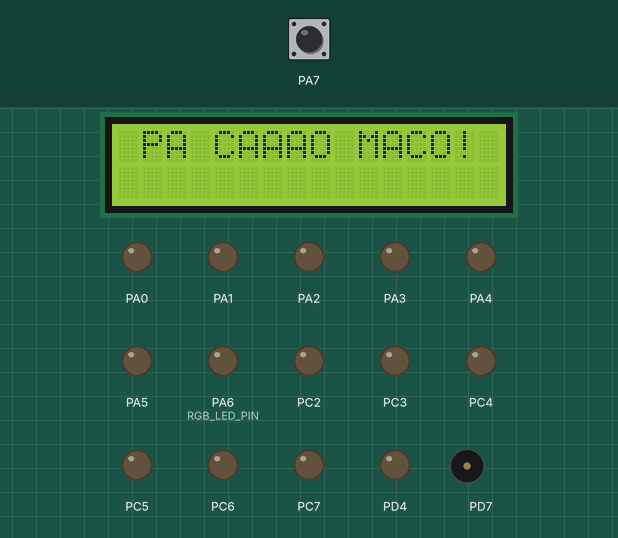
A program run on a simulated ATmega32, built with avr-gcc and emulated at 8 MHz. Parts: 16×2 character LCD, output pins drawn as LEDs (lit = HIGH), buzzer (waves = sounding). Wiring (inferred from the names in the program): PCF8574 port expander at I2C address 0x3F. Wiring (inferred from the signals the program sends): character LCD (HD44780): RS Q0; E Q2; backlight Q3; data Q4, Q5, Q6, Q7. The test bench sets the inputs (shaded band); at power-on: PA7 HIGH. Random numbers use the default seed unless the program sets one; what the program prints to the serial monitor is not drawn.

Above: at 0.1 s.
At 4.2 s:
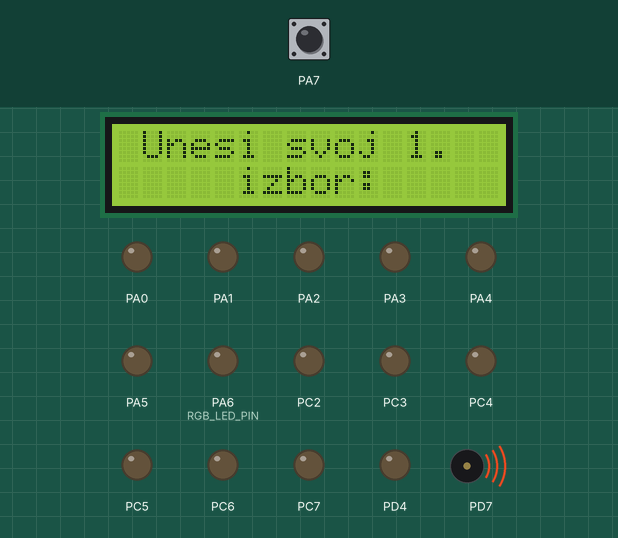
4.3 s: PA7 pulled LOW for 0.15 s
At 5.1 s:
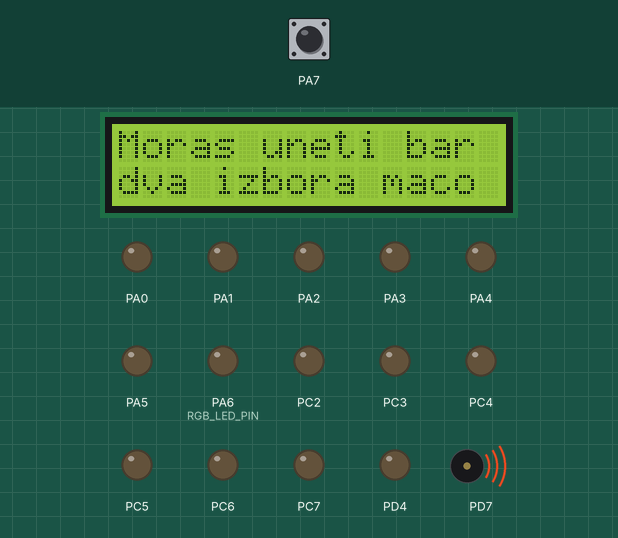
7.4 s: PA7 pulled LOW for 1 s
11.4 s: PA7 pulled LOW for 3.2 s
Timing chart, 0 to 14.4 s (numbered marks = the images above; inputs shaded):
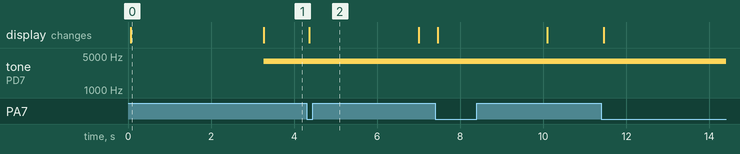

The program:

main.c
```c
#include "common.h"
#include "ports.h"
#include "timer_0.h"
#include "USART.h"
#include "buttons_and_switches.h"
#include "LCD.h"
#include "RGB_LED.h"
#include "PWM_2.h"
#include "buzzer.h"
#include "state_machine.h"
#include <avr/interrupt.h>

int main(void){

    sei();

	RGB_LED_initialize();
    LCD_initialize();
    ports_initialize();
    timer_0_initialize();
    PWM_2_initialize();
	USART_initialize();
	buttons_and_switches_initialize();
	buzzer_initialize();
	state_machine_initialize();

	USART_print_line("APLIKACIJA JE ZAPOCETA <3");

    while (INFINITE_LOOP){

		state_machine_routine();
    }
}

//ne radi ispis u dva reda, plus clearovanje bufera moze da zakoci aplikaciju. Testiraj i na mobilnom.

//Svi projektni kodovi se mogu naci na GMX mailu.
```

I2C.c
```c
/*************************************************************************
* Title:    I2C master library using hardware TWI interface
* Author:   Peter Fleury <pfleury@gmx.ch>  http://jump.to/fleury
* File:     $Id: twimaster.c,v 1.4 2015/01/17 12:16:05 peter Exp $
* Software: AVR-GCC 3.4.3 / avr-libc 1.2.3
* Target:   any AVR device with hardware TWI
* Usage:    API compatible with I2C Software Library i2cmaster.h
**************************************************************************/


#include <inttypes.h>
#include <compat/twi.h>

#include "I2C.h"

/* define CPU frequency in hz here if not defined in Makefile */
#ifndef F_CPU
#define F_CPU 8000000UL
#endif

/* I2C clock in Hz */
#define SCL_CLOCK  100000L

/*************************************************************************
 Initialization of the I2C bus interface. Need to be called only once
*************************************************************************/
void i2c_init(void)
{
  /* initialize TWI clock: 100 kHz clock, TWPS = 0 => prescaler = 1 */

  TWSR = 0;                         /* no prescaler */
  TWBR = ((F_CPU/SCL_CLOCK)-16)/2;  /* must be > 10 for stable operation */

  //PORTC |= (1<<SDA_pin)|(1<<SCL_pin);	//omogucuje internal pull up ako je DDR oznacen kao ulaz

}


/*************************************************************************
  Issues a start condition and sends address and transfer direction.
  return 0 = device accessible, 1= failed to access device
*************************************************************************/
unsigned char i2c_start(unsigned char address)
{
    uint8_t   twst;

	// send START condition
	TWCR = (1<<TWINT) | (1<<TWSTA) | (1<<TWEN);

	// wait until transmission completed
	while(!(TWCR & (1<<TWINT)));

	// check value of TWI Status Register. Mask prescaler bits.
	twst = TW_STATUS & 0xF8;
	if ( (twst != TW_START) && (twst != TW_REP_START)) return 1;

	// send device address
	TWDR = address;
	TWCR = (1<<TWINT) | (1<<TWEN);

	// wail until transmission completed and ACK/NACK has been received
	while(!(TWCR & (1<<TWINT)));

	// check value of TWI Status Register. Mask prescaler bits.
	twst = TW_STATUS & 0xF8;
	if ( (twst != TW_MT_SLA_ACK) && (twst != TW_MR_SLA_ACK) ) return 1;

	return 0;
}


/*************************************************************************
 Issues a start condition and sends address and transfer direction.
 If device is busy, use ack polling to wait until device is ready

 Input:   address and transfer direction of I2C device
*************************************************************************/
void i2c_start_wait(unsigned char address)
{
    uint8_t   twst;

    while ( 1 )
    {
	    // send START condition
	    TWCR = (1<<TWINT) | (1<<TWSTA) | (1<<TWEN);

    	// wait until transmission completed
    	while(!(TWCR & (1<<TWINT)));

    	// check value of TWI Status Register. Mask prescaler bits.
    	twst = TW_STATUS & 0xF8;
    	if ( (twst != TW_START) && (twst != TW_REP_START)) continue;

    	// send device address
    	TWDR = address;
    	TWCR = (1<<TWINT) | (1<<TWEN);

    	// wail until transmission completed
    	while(!(TWCR & (1<<TWINT)));

    	// check value of TWI Status Register. Mask prescaler bits.
    	twst = TW_STATUS & 0xF8;
    	if ( (twst == TW_MT_SLA_NACK )||(twst ==TW_MR_DATA_NACK) )
    	{
    	    /* device busy, send stop condition to terminate write operation */
	        TWCR = (1<<TWINT) | (1<<TWEN) | (1<<TWSTO);

	        // wait until stop condition is executed and bus released
	        while(TWCR & (1<<TWSTO));

    	    continue;
    	}
    	//if( twst != TW_MT_SLA_ACK) return 1;
    	break;
     }

}


/*************************************************************************
 Issues a repeated start condition and sends address and transfer direction

 Input:   address and transfer direction of I2C device

 Return:  0 device accessible
          1 failed to access device
*************************************************************************/
unsigned char i2c_rep_start(unsigned char address)
{
    return i2c_start( address );

}


/*************************************************************************
 Terminates the data transfer and releases the I2C bus
*************************************************************************/
void i2c_stop(void)
{
    /* send stop condition */
	TWCR = (1<<TWINT) | (1<<TWEN) | (1<<TWSTO);

	// wait until stop condition is executed and bus released
	while(TWCR & (1<<TWSTO));

}


/*************************************************************************
  Send one byte to I2C device

  Input:    byte to be transfered
  Return:   0 write successful
            1 write failed
*************************************************************************/
unsigned char i2c_write( unsigned char data )
{
    uint8_t   twst;

	// send data to the previously addressed device
	TWDR = data;
	TWCR = (1<<TWINT) | (1<<TWEN);

	// wait until transmission completed
	while(!(TWCR & (1<<TWINT)));

	// check value of TWI Status Register. Mask prescaler bits
	twst = TW_STATUS & 0xF8;
	if( twst != TW_MT_DATA_ACK) return 1;
	return 0;

}


/*************************************************************************
 Read one byte from the I2C device, request more data from device

 Return:  byte read from I2C device
*************************************************************************/
unsigned char i2c_readAck(void)
{
	TWCR = (1<<TWINT) | (1<<TWEN) | (1<<TWEA);
	while(!(TWCR & (1<<TWINT)));

    return TWDR;

}


/*************************************************************************
 Read one byte from the I2C device, read is followed by a stop condition

 Return:  byte read from I2C device
*************************************************************************/
unsigned char i2c_readNak(void)
{
	TWCR = (1<<TWINT) | (1<<TWEN);
	while(!(TWCR & (1<<TWINT)));

    return TWDR;

}


/*************************************************************************
 Dodato od strane mene da bih olaksao upravljanje lcd-om 16x02
 koji koristi drugu i2c "biblioteku"

 Return:  no return - void
*************************************************************************/
void i2c_send_packet(unsigned char value, unsigned char address)
{
	/*
	i2c_start_condition();
	i2c_send_byte(address);
	i2c_send_byte(value);
	i2c_stop_condition();
	*/


	i2c_start_wait(address+I2C_WRITE);     // set device address and write mode
	i2c_write(value);                      // write
	i2c_stop();                            // set stop conditon = release bus
}
```

I2C.h
```c
#ifndef I2C_H_
#define I2C_H_

////////////////////////////

/*************************************************************************
* Title:    C include file for the I2C master interface
*           (i2cmaster.S or twimaster.c)
* Author:   Peter Fleury <pfleury@gmx.ch>
* File:     $Id: i2cmaster.h,v 1.12 2015/09/16 09:27:58 peter Exp $
* Software: AVR-GCC 4.x
* Target:   any AVR device
* Usage:    see Doxygen manual
**************************************************************************/

/**
 @file
 @defgroup pfleury_ic2master I2C Master library
 @code #include <i2cmaster.h> @endcode

 @brief I2C (TWI) Master Software Library

 Basic routines for communicating with I2C slave devices. This single master
 implementation is limited to one bus master on the I2C bus.

 This I2c library is implemented as a compact assembler software implementation of the I2C protocol
 which runs on any AVR (i2cmaster.S) and as a TWI hardware interface for all AVR with built-in TWI hardware (twimaster.c).
 Since the API for these two implementations is exactly the same, an application can be linked either against the
 software I2C implementation or the hardware I2C implementation.

 Use 4.7k pull-up resistor on the SDA and SCL pin.

 Adapt the SCL and SDA port and pin definitions and eventually the delay routine in the module
 i2cmaster.S to your target when using the software I2C implementation !

 Adjust the  CPU clock frequence F_CPU in twimaster.c or in the Makfile when using the TWI hardware implementaion.

 @note
    The module i2cmaster.S is based on the Atmel Application Note AVR300, corrected and adapted
    to GNU assembler and AVR-GCC C call interface.
    Replaced the incorrect quarter period delays found in AVR300 with
    half period delays.

 @author Peter Fleury pfleury@gmx.ch  http://tinyurl.com/peterfleury
 @copyright (C) 2015 Peter Fleury, GNU General Public License Version 3

 @par API Usage Example
  The following code shows typical usage of this library, see example test_i2cmaster.c

 @code

 #include <i2cmaster.h>


 #define Dev24C02  0xA2      // device address of EEPROM 24C02, see datasheet

 int main(void)
 {
     unsigned char ret;

     i2c_init();                             // initialize I2C library

     // write 0x75 to EEPROM address 5 (Byte Write)
     i2c_start_wait(Dev24C02+I2C_WRITE);     // set device address and write mode
     i2c_write(0x05);                        // write address = 5
     i2c_write(0x75);                        // write value 0x75 to EEPROM
     i2c_stop();                             // set stop conditon = release bus


     // read previously written value back from EEPROM address 5
     i2c_start_wait(Dev24C02+I2C_WRITE);     // set device address and write mode

     i2c_write(0x05);                        // write address = 5
     i2c_rep_start(Dev24C02+I2C_READ);       // set device address and read mode

     ret = i2c_readNak();                    // read one byte from EEPROM
     i2c_stop();

     for(;;);
 }
 @endcode

*/


/**@{*/

#if (__GNUC__ * 100 + __GNUC_MINOR__) < 304
#error "This library requires AVR-GCC 3.4 or later, update to newer AVR-GCC compiler !"
#endif

#include <avr/io.h>

/** defines the data direction (reading from I2C device) in i2c_start(),i2c_rep_start() */
#define I2C_READ    1

/** defines the data direction (writing to I2C device) in i2c_start(),i2c_rep_start() */
#define I2C_WRITE   0

#define SDA_pin 1	//PC1
#define SCL_pin 0	//PC0


/**
 @brief initialize the I2C master interace. Need to be called only once
 @return none
 */
extern void i2c_init(void);


/**
 @brief Terminates the data transfer and releases the I2C bus
 @return none
 */
extern void i2c_stop(void);


/**
 @brief Issues a start condition and sends address and transfer direction

 @param    addr address and transfer direction of I2C device
 @retval   0   device accessible
 @retval   1   failed to access device
 */
extern unsigned char i2c_start(unsigned char addr);


/**
 @brief Issues a repeated start condition and sends address and transfer direction

 @param   addr address and transfer direction of I2C device
 @retval  0 device accessible
 @retval  1 failed to access device
 */
extern unsigned char i2c_rep_start(unsigned char addr);


/**
 @brief Issues a start condition and sends address and transfer direction

 If device is busy, use ack polling to wait until device ready
 @param    addr address and transfer direction of I2C device
 @return   none
 */
extern void i2c_start_wait(unsigned char addr);


/**
 @brief Send one byte to I2C device
 @param    data  byte to be transfered
 @retval   0 write successful
 @retval   1 write failed
 */
extern unsigned char i2c_write(unsigned char data);


/**
 @brief    read one byte from the I2C device, request more data from device
 @return   byte read from I2C device
 */
extern unsigned char i2c_readAck(void);

/**
 @brief    read one byte from the I2C device, read is followed by a stop condition
 @return   byte read from I2C device
 */
extern unsigned char i2c_readNak(void);

/**
 @brief    read one byte from the I2C device

 Implemented as a macro, which calls either @ref i2c_readAck or @ref i2c_readNak

 @param    ack 1 send ack, request more data from device<br>
               0 send nak, read is followed by a stop condition
 @return   byte read from I2C device
 */
extern unsigned char i2c_read(unsigned char ack);
#define i2c_read(ack)  (ack) ? i2c_readAck() : i2c_readNak();


/*************************************************************************
 Dodato od strane mene da bih olaksao upravljanje lcd-om 16x02
 koji koristi drugu i2c "biblioteku"

 Return:  no return - void
*************************************************************************/
extern void i2c_send_packet(unsigned char value, unsigned char address);

/**@}*/

#endif /* I2C_H_ */
```

PWM_2.c
```c
#include <math.h>
#include "ports.h"
#include "PWM_2.h"
#include "buzzer.h"

void PWM_2_initialize(void){

	ports_set_OC2_pin_direction_to_output();
	TCCR2 = TCCR2_INITIAL_STATE;
}

void PWM_2_enable_non_inverted_wave_form(void){

	TCCR2 = (TCCR2 & (~(1 << COM20))) | (1 << COM21);
}

void PWM_2_disable(void){

	TCCR2 &= ~((1 << COM20) | (1 << COM21));
	RESET_BIT(PORTD, D7);
}

void PWM_2_set_duty_cycle_percentage(float percantage){

	OCR2 = (uint8_t)(round(percantage * 255.0f / 100.0f));
}

float PWM_2_get_duty_cycle_percentage(void){

	return ((float)OCR2 * 100.0f / 255.0f);
}

void PWM_2_minimaly_increase_duty_cycle_percantage(void){

	if(OCR2 < 255)OCR2++;
}

void PWM_2_minimaly_decrease_duty_cycle_percantage(void){

	if(OCR2 > 0)OCR2--;
}
```

PWM_2.h
```c
#ifndef PWM_2_H_
#define PWM_2_H_

#define PRESCALER 8.0f

#define FAST_PWM_WITH_PRESCALER_8_AND_TURNED_OFF 0b01001010

#define TCCR2_INITIAL_STATE FAST_PWM_WITH_PRESCALER_8_AND_TURNED_OFF

void					PWM_2_initialize											(void);

void					PWM_2_enable_non_inverted_wave_form							(void);

void					PWM_2_disable												(void);

void					PWM_2_set_duty_cycle_percentage								(float percantage);

float					PWM_2_get_duty_cycle_percentage								(void);

void					PWM_2_minimaly_increase_duty_cycle_percantage				(void);

void					PWM_2_minimaly_decrease_duty_cycle_percentage				(void);

#endif /* PWM_2_H_ */
```

RGB_LED.c
```c
#include "USART.h"
#include <util/delay.h>
#include "RGB_LED.h"

void RGB_LED_initialize(void){

	//RGB_LED_set_pink();
}

void RGB_LED_send_logic_zero(void){

	SET_BIT(RGB_LED_PORT, RGB_LED_PIN);
	_delay_us(T0H);

	RESET_BIT(RGB_LED_PORT, RGB_LED_PIN);
	_delay_us(T0L);
}

void RGB_LED_send_logic_one(void){

	SET_BIT(RGB_LED_PORT, RGB_LED_PIN);
	_delay_us(T1H);

	RESET_BIT(RGB_LED_PORT, RGB_LED_PIN);
	_delay_us(T1L);
}

void  RGB_LED_send_byte(uint8_t byte){

	uint8_t digit_position = 0b10000000;

	for(uint8_t number_of_digits = 0; number_of_digits < 8; number_of_digits++){

		if (byte & digit_position)RGB_LED_send_logic_one();

		else RGB_LED_send_logic_zero();

		digit_position >>= 1;
	}
}

void RGB_LED_send_reset(void){

	RESET_BIT(RGB_LED_PORT, RGB_LED_PIN);
	_delay_us(RESET_TIME);
}

void RGB_LED_set_color(uint8_t red, uint8_t green, uint8_t blue){

	for(uint8_t number_of_attempts = 0; number_of_attempts < NUMBER_OF_ATTEMPTS; number_of_attempts++){

		RGB_LED_send_byte(red);
		RGB_LED_send_byte(green);
		RGB_LED_send_byte(blue);
		RGB_LED_send_reset();
	}
}

void RGB_LED_set_light_blue(void){

	RGB_LED_set_color(DONT_SHINE, SHINE, SHINE);
}

void RGB_LED_set_dark_blue(void){

	RGB_LED_set_color(DONT_SHINE, DONT_SHINE, SHINE);
}

void RGB_LED_set_green(void){

	RGB_LED_set_color(DONT_SHINE, SHINE, DONT_SHINE);
}

void RGB_LED_set_yellow(void){

	RGB_LED_set_color(SHINE, SHINE, DONT_SHINE);
}

void RGB_LED_set_pink(void){

	RGB_LED_set_color(SHINE, DONT_SHINE, SHINE);
}

void RGB_LED_set_red(void){

	RGB_LED_set_color(SHINE, DONT_SHINE, DONT_SHINE);
}

void RGB_LED_set_white(void){

	RGB_LED_set_color(SHINE, SHINE, SHINE);
}

void RGB_LED_light_show(void){

	RGB_LED_set_light_blue();
	_delay_ms(500);

	RGB_LED_set_green();
	_delay_ms(500);

	RGB_LED_set_dark_blue();
	_delay_ms(500);

	RGB_LED_set_red();
	_delay_ms(500);

	 RGB_LED_set_yellow();
	_delay_ms(500);

	RGB_LED_set_pink();
	_delay_ms(500);

	RGB_LED_set_white();
	_delay_ms(500);
}
```

RGB_LED.h
```c
#ifndef RGB_LED_H_
#define RGB_LED_H_

#include "ports.h"

#define RGB_LED_PORT PORTA
#define RGB_LED_PIN 6

#define T0H 0.35
#define T0L 1.36

#define T1H 1.36
#define T1L 0.35

#define RESET_TIME 50

#define NUMBER_OF_ATTEMPTS 6

#define SHINE 255
#define DONT_SHINE 0

void					RGB_LED_initialize							(void);

void					RGB_LED_send_logic_zero						(void);

void					RGB_LED_send_logic_one						(void);

void					RGB_LED_send_byte							(uint8_t byte);

void					RGB_LED_send_reset							(void);

void					RGB_LED_set_color							(uint8_t red, uint8_t green, uint8_t blue);

void					RGB_LED_set_light_blue						(void);

void					RGB_LED_set_dark_blue						(void);

void					RGB_LED_set_green							(void);

void					RGB_LED_set_yellow							(void);

void					RGB_LED_set_pink							(void);

void					RGB_LED_set_red								(void);

void					RGB_LED_set_white							(void);

void					RGB_LED_light_show							(void);

#endif /* RGB_LED_H_ */
```

USART.h
```c
#ifndef USART_H_
#define USART_H_

#include <avr/io.h>
#include <stdbool.h>

#define F_CPU 8000000UL
#define BAUD_PRESCALE (((F_CPU / (USART_BAUDRATE * 16UL))) - 1)

#define NEW_LINE 10
#define ENTER 13

extern char string[32];

void					USART_initialize						(void);

void					USART_initialize_with_baud_rate			(long USART_BAUDRATE);

char					USART_get_character						(void);

char*					USART_get_string						(void);

void					USART_print_character					(char character);

void					USART_print								(char *string);

void					USART_print_line						(char *string);

void					USART_print_number						(uint32_t number);

void					USART_print_float						(float float_number);

void					USART_echo								(void);

bool					USART_character_is_received				(void);

void					USART_empty_the_RX_buffer				(void);

#endif /* USART_H_ */
```

Source omitted: USART.c (4945 bytes), buttons_and_switches.c (792 bytes), buttons_and_switches.h (475 bytes), buzzer.c (1010 bytes), buzzer.h (519 bytes), common.c (1763 bytes), common.h (868 bytes), state_machine.c (6684 bytes), state_machine.h (1048 bytes), timer_0.c (2059 bytes), timer_0.h (1360 bytes), LCD.c (2182 bytes) and 3 more

Measured:
- after the input at 4.3 s, the display: changes after 0.06 s (image 2)
- what the display in image 0 shows lasts 3.2 s, from 0.1 s to 3.3 s
